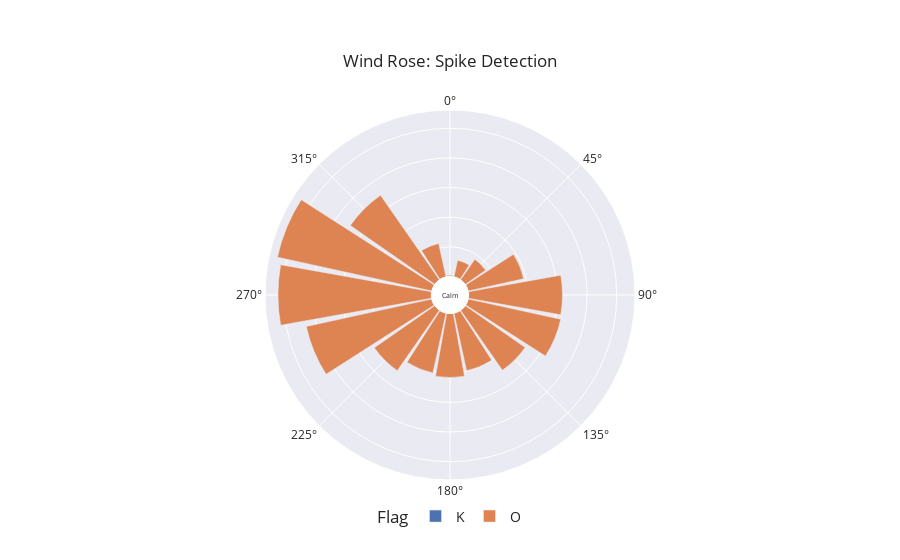

Notebook code for this chart:
### Markdown cell above
![](sites/DLRR.jpg)

### Code cell
# TUMR TUM Zentralgelände Nord Maxvorstadt
df_site = extract_site_data(df=df, dates = dates, site_name="TUMR")

plot_wind_rose(df_site, column="Flag")

### Figure 1 — Plotly figure (JSON) as saved in the notebook; plotly's stock layout.template omitted (floating-point values rounded to 4 significant figures)
{"data": [{"hovertemplate": "Flag=K<br>len=%{r}<br>cardinal_direction=%{theta}<extra></extra>", "legendgroup": "K", "marker": {"color": "rgb(76,114,176)", "pattern": {"shape": ""}}, "name": "K", "r": [4, 23, 8, 8, 17, 14, 9, 2, 37, 17, 9, 28, 8, 17, 14], "showlegend": true, "subplot": "polar", "theta": [45, 135, 202.5, 180, 90, 292.5, 225, 22.5, 247.5, 67.5, 157.5, 270, 315, 112.5, 337.5], "type": "barpolar"}, {"hovertemplate": "Flag=O<br>len=%{r}<br>cardinal_direction=%{theta}<extra></extra>", "legendgroup": "O", "marker": {"color": "rgb(221,132,82)", "pattern": {"shape": ""}}, "name": "O", "r": [10658, 6324, 1678, 4308, 3820, 8642, 4967, 10330, 2300, 6942, 3972, 81, 1150, 4910, 4123, 6383], "showlegend": true, "subplot": "polar", "theta": [292.5, 90, 45, 180, 67.5, 247.5, 225, 270, 337.5, 315, 157.5, 0, 22.5, 135, 202.5, 112.5], "type": "barpolar"}], "layout": {"annotations": [{"font": {"size": 7}, "showarrow": false, "text": "Calm", "x": 0.5, "y": 0.5}], "barmode": "relative", "legend": {"font": {"size": 14}, "orientation": "h", "title": {"text": "Flag"}, "tracegroupgap": 0, "x": 0.5, "xanchor": "center", "y": -0.1, "yanchor": "middle"}, "margin": {"t": 110}, "polar": {"angularaxis": {"direction": "clockwise", "rotation": 90}, "domain": {"x": [0, 1], "y": [0, 1]}, "hole": 0.1, "radialaxis": {"linewidth": 0, "showticklabels": false, "ticks": ""}}, "title": {"text": "Wind Rose: Spike Detection", "xanchor": "center", "yanchor": "top"}}}
